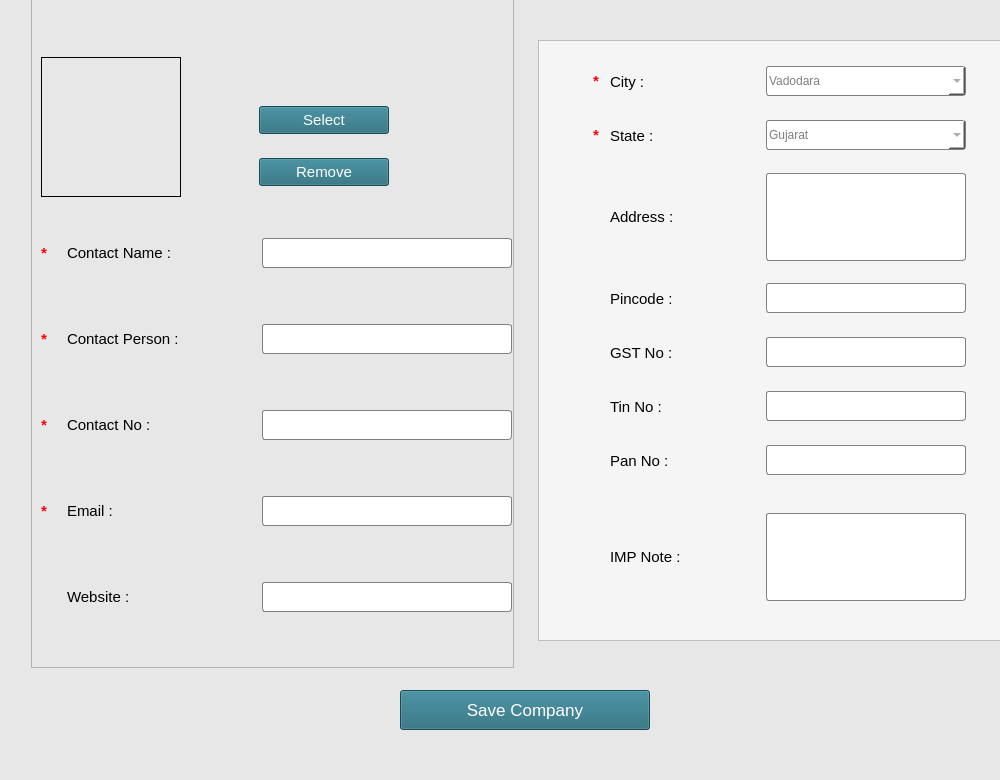
<?xml version="1.0" encoding="UTF-8"?>
<ui version="4.0">
 <class>MainWindow</class>
 <widget class="QMainWindow" name="MainWindow">
  <property name="geometry">
   <rect>
    <x>0</x>
    <y>0</y>
    <width>1000</width>
    <height>780</height>
   </rect>
  </property>
  <property name="minimumSize">
   <size>
    <width>1000</width>
    <height>780</height>
   </size>
  </property>
  <property name="maximumSize">
   <size>
    <width>1000</width>
    <height>780</height>
   </size>
  </property>
  <property name="windowTitle">
   <string>Add New Customer</string>
  </property>
  <property name="styleSheet">
   <string notr="true">background-color: rgb(231, 231, 231);</string>
  </property>
  <widget class="QWidget" name="centralwidget">
   <widget class="QPushButton" name="pushButton_5">
    <property name="geometry">
     <rect>
      <x>400</x>
      <y>690</y>
      <width>250</width>
      <height>40</height>
     </rect>
    </property>
    <property name="font">
     <font>
      <pointsize>13</pointsize>
     </font>
    </property>
    <property name="styleSheet">
     <string notr="true">background-color: rgb(33, 103, 120);
color:white;</string>
    </property>
    <property name="text">
     <string>Save Company</string>
    </property>
   </widget>
   <widget class="QWidget" name="formLayoutWidget_3">
    <property name="geometry">
     <rect>
      <x>538</x>
      <y>40</y>
      <width>483</width>
      <height>611</height>
     </rect>
    </property>
    <layout class="QGridLayout" name="gridLayout_3">
     <property name="bottomMargin">
      <number>10</number>
     </property>
     <property name="verticalSpacing">
      <number>10</number>
     </property>
     <item row="0" column="0">
      <widget class="QFrame" name="frame_2">
       <property name="styleSheet">
        <string notr="true">background-color: whitesmoke;</string>
       </property>
       <property name="frameShape">
        <enum>QFrame::StyledPanel</enum>
       </property>
       <property name="frameShadow">
        <enum>QFrame::Raised</enum>
       </property>
       <layout class="QGridLayout" name="gridLayout_2">
        <item row="0" column="0">
         <layout class="QVBoxLayout" name="verticalLayout_4">
          <item>
           <layout class="QHBoxLayout" name="horizontalLayout_3">
            <property name="bottomMargin">
             <number>15</number>
            </property>
            <item>
             <widget class="QLabel" name="label_25">
              <property name="minimumSize">
               <size>
                <width>11</width>
                <height>30</height>
               </size>
              </property>
              <property name="maximumSize">
               <size>
                <width>11</width>
                <height>30</height>
               </size>
              </property>
              <property name="font">
               <font>
                <pointsize>11</pointsize>
                <weight>75</weight>
                <bold>true</bold>
               </font>
              </property>
              <property name="styleSheet">
               <string notr="true">color:red;</string>
              </property>
              <property name="text">
               <string>*</string>
              </property>
             </widget>
            </item>
            <item>
             <widget class="QLabel" name="label_4">
              <property name="minimumSize">
               <size>
                <width>150</width>
                <height>33</height>
               </size>
              </property>
              <property name="maximumSize">
               <size>
                <width>150</width>
                <height>33</height>
               </size>
              </property>
              <property name="font">
               <font>
                <pointsize>11</pointsize>
               </font>
              </property>
              <property name="text">
               <string>City :</string>
              </property>
             </widget>
            </item>
            <item>
             <widget class="QComboBox" name="comboBox_2">
              <property name="minimumSize">
               <size>
                <width>200</width>
                <height>30</height>
               </size>
              </property>
              <property name="maximumSize">
               <size>
                <width>200</width>
                <height>30</height>
               </size>
              </property>
              <property name="font">
               <font>
                <pointsize>11</pointsize>
               </font>
              </property>
              <property name="styleSheet">
               <string notr="true">border-radius:3px;
border:1px solid gray;
background-color:white;
color:gray;
</string>
              </property>
              <property name="editable">
               <bool>true</bool>
              </property>
              <property name="minimumContentsLength">
               <number>11</number>
              </property>
              <item>
               <property name="text">
                <string>Vadodara</string>
               </property>
              </item>
              <item>
               <property name="text">
                <string>Ahmedabad</string>
               </property>
              </item>
              <item>
               <property name="text">
                <string>Surat</string>
               </property>
              </item>
              <item>
               <property name="text">
                <string>Rajkot</string>
               </property>
              </item>
             </widget>
            </item>
           </layout>
          </item>
          <item>
           <layout class="QHBoxLayout" name="horizontalLayout_4">
            <property name="bottomMargin">
             <number>15</number>
            </property>
            <item>
             <widget class="QLabel" name="label_26">
              <property name="minimumSize">
               <size>
                <width>11</width>
                <height>30</height>
               </size>
              </property>
              <property name="maximumSize">
               <size>
                <width>11</width>
                <height>30</height>
               </size>
              </property>
              <property name="font">
               <font>
                <pointsize>11</pointsize>
                <weight>75</weight>
                <bold>true</bold>
               </font>
              </property>
              <property name="styleSheet">
               <string notr="true">color:red;</string>
              </property>
              <property name="text">
               <string>*</string>
              </property>
             </widget>
            </item>
            <item>
             <widget class="QLabel" name="label_5">
              <property name="minimumSize">
               <size>
                <width>150</width>
                <height>33</height>
               </size>
              </property>
              <property name="maximumSize">
               <size>
                <width>150</width>
                <height>33</height>
               </size>
              </property>
              <property name="font">
               <font>
                <pointsize>11</pointsize>
               </font>
              </property>
              <property name="text">
               <string>State :</string>
              </property>
             </widget>
            </item>
            <item>
             <widget class="QComboBox" name="comboBox_3">
              <property name="minimumSize">
               <size>
                <width>200</width>
                <height>30</height>
               </size>
              </property>
              <property name="maximumSize">
               <size>
                <width>200</width>
                <height>30</height>
               </size>
              </property>
              <property name="font">
               <font>
                <pointsize>11</pointsize>
               </font>
              </property>
              <property name="styleSheet">
               <string notr="true">border-radius:3px;
border:1px solid gray;
background-color:white;
color:gray;
</string>
              </property>
              <property name="editable">
               <bool>true</bool>
              </property>
              <item>
               <property name="text">
                <string>Gujarat</string>
               </property>
              </item>
              <item>
               <property name="text">
                <string>Maharashtra</string>
               </property>
              </item>
              <item>
               <property name="text">
                <string>Rajasthan</string>
               </property>
              </item>
             </widget>
            </item>
           </layout>
          </item>
          <item>
           <layout class="QHBoxLayout" name="horizontalLayout_21">
            <property name="bottomMargin">
             <number>15</number>
            </property>
            <item>
             <widget class="QLabel" name="label_30">
              <property name="enabled">
               <bool>true</bool>
              </property>
              <property name="minimumSize">
               <size>
                <width>11</width>
                <height>30</height>
               </size>
              </property>
              <property name="maximumSize">
               <size>
                <width>11</width>
                <height>30</height>
               </size>
              </property>
              <property name="font">
               <font>
                <pointsize>11</pointsize>
                <weight>75</weight>
                <bold>true</bold>
               </font>
              </property>
              <property name="styleSheet">
               <string notr="true">color:red;</string>
              </property>
              <property name="text">
               <string/>
              </property>
             </widget>
            </item>
            <item>
             <widget class="QLabel" name="label_7">
              <property name="minimumSize">
               <size>
                <width>150</width>
                <height>33</height>
               </size>
              </property>
              <property name="maximumSize">
               <size>
                <width>150</width>
                <height>33</height>
               </size>
              </property>
              <property name="font">
               <font>
                <pointsize>11</pointsize>
               </font>
              </property>
              <property name="text">
               <string>Address :</string>
              </property>
             </widget>
            </item>
            <item>
             <widget class="QTextEdit" name="textEdit_2">
              <property name="minimumSize">
               <size>
                <width>200</width>
                <height>30</height>
               </size>
              </property>
              <property name="maximumSize">
               <size>
                <width>200</width>
                <height>88</height>
               </size>
              </property>
              <property name="font">
               <font>
                <pointsize>11</pointsize>
               </font>
              </property>
              <property name="styleSheet">
               <string notr="true">border-radius:3px;
border:1px solid gray;
background-color:white;
color:gray;</string>
              </property>
             </widget>
            </item>
           </layout>
          </item>
          <item>
           <layout class="QHBoxLayout" name="horizontalLayout_5">
            <property name="bottomMargin">
             <number>15</number>
            </property>
            <item>
             <widget class="QLabel" name="label_36">
              <property name="enabled">
               <bool>true</bool>
              </property>
              <property name="minimumSize">
               <size>
                <width>11</width>
                <height>30</height>
               </size>
              </property>
              <property name="maximumSize">
               <size>
                <width>11</width>
                <height>30</height>
               </size>
              </property>
              <property name="font">
               <font>
                <pointsize>11</pointsize>
                <weight>75</weight>
                <bold>true</bold>
               </font>
              </property>
              <property name="styleSheet">
               <string notr="true">color:red;</string>
              </property>
              <property name="text">
               <string/>
              </property>
             </widget>
            </item>
            <item>
             <widget class="QLabel" name="label_9">
              <property name="minimumSize">
               <size>
                <width>150</width>
                <height>33</height>
               </size>
              </property>
              <property name="maximumSize">
               <size>
                <width>150</width>
                <height>33</height>
               </size>
              </property>
              <property name="font">
               <font>
                <pointsize>11</pointsize>
               </font>
              </property>
              <property name="text">
               <string>Pincode :</string>
              </property>
             </widget>
            </item>
            <item>
             <widget class="QLineEdit" name="lineEdit_2">
              <property name="minimumSize">
               <size>
                <width>200</width>
                <height>30</height>
               </size>
              </property>
              <property name="maximumSize">
               <size>
                <width>200</width>
                <height>30</height>
               </size>
              </property>
              <property name="font">
               <font>
                <pointsize>11</pointsize>
               </font>
              </property>
              <property name="styleSheet">
               <string notr="true">border-radius:3px;
border:1px solid gray;
background-color:white;
color:gray;
</string>
              </property>
             </widget>
            </item>
           </layout>
          </item>
          <item>
           <layout class="QHBoxLayout" name="horizontalLayout_15">
            <property name="bottomMargin">
             <number>15</number>
            </property>
            <item>
             <widget class="QLabel" name="label_37">
              <property name="enabled">
               <bool>true</bool>
              </property>
              <property name="minimumSize">
               <size>
                <width>11</width>
                <height>30</height>
               </size>
              </property>
              <property name="maximumSize">
               <size>
                <width>11</width>
                <height>30</height>
               </size>
              </property>
              <property name="font">
               <font>
                <pointsize>11</pointsize>
                <weight>75</weight>
                <bold>true</bold>
               </font>
              </property>
              <property name="styleSheet">
               <string notr="true">color:red;</string>
              </property>
              <property name="text">
               <string/>
              </property>
             </widget>
            </item>
            <item>
             <widget class="QLabel" name="label_20">
              <property name="minimumSize">
               <size>
                <width>150</width>
                <height>33</height>
               </size>
              </property>
              <property name="maximumSize">
               <size>
                <width>150</width>
                <height>33</height>
               </size>
              </property>
              <property name="font">
               <font>
                <pointsize>11</pointsize>
               </font>
              </property>
              <property name="text">
               <string>GST No :</string>
              </property>
             </widget>
            </item>
            <item>
             <widget class="QLineEdit" name="lineEdit_7">
              <property name="minimumSize">
               <size>
                <width>200</width>
                <height>30</height>
               </size>
              </property>
              <property name="maximumSize">
               <size>
                <width>200</width>
                <height>30</height>
               </size>
              </property>
              <property name="font">
               <font>
                <pointsize>11</pointsize>
               </font>
              </property>
              <property name="styleSheet">
               <string notr="true">border-radius:3px;
border:1px solid gray;
background-color:white;
color:gray;</string>
              </property>
             </widget>
            </item>
           </layout>
          </item>
          <item>
           <layout class="QHBoxLayout" name="horizontalLayout_22">
            <property name="bottomMargin">
             <number>15</number>
            </property>
            <item>
             <widget class="QLabel" name="label_38">
              <property name="enabled">
               <bool>true</bool>
              </property>
              <property name="minimumSize">
               <size>
                <width>11</width>
                <height>30</height>
               </size>
              </property>
              <property name="maximumSize">
               <size>
                <width>11</width>
                <height>30</height>
               </size>
              </property>
              <property name="font">
               <font>
                <pointsize>11</pointsize>
                <weight>75</weight>
                <bold>true</bold>
               </font>
              </property>
              <property name="styleSheet">
               <string notr="true">color:red;</string>
              </property>
              <property name="text">
               <string/>
              </property>
             </widget>
            </item>
            <item>
             <widget class="QLabel" name="label_28">
              <property name="minimumSize">
               <size>
                <width>150</width>
                <height>33</height>
               </size>
              </property>
              <property name="maximumSize">
               <size>
                <width>150</width>
                <height>33</height>
               </size>
              </property>
              <property name="font">
               <font>
                <pointsize>11</pointsize>
               </font>
              </property>
              <property name="text">
               <string>Tin No :</string>
              </property>
             </widget>
            </item>
            <item>
             <widget class="QLineEdit" name="lineEdit_11">
              <property name="minimumSize">
               <size>
                <width>200</width>
                <height>30</height>
               </size>
              </property>
              <property name="maximumSize">
               <size>
                <width>200</width>
                <height>30</height>
               </size>
              </property>
              <property name="font">
               <font>
                <pointsize>11</pointsize>
               </font>
              </property>
              <property name="styleSheet">
               <string notr="true">border-radius:3px;
border:1px solid gray;
background-color:white;
color:gray;</string>
              </property>
             </widget>
            </item>
           </layout>
          </item>
          <item>
           <layout class="QHBoxLayout" name="horizontalLayout_12">
            <property name="bottomMargin">
             <number>15</number>
            </property>
            <item>
             <widget class="QLabel" name="label_39">
              <property name="enabled">
               <bool>true</bool>
              </property>
              <property name="minimumSize">
               <size>
                <width>11</width>
                <height>30</height>
               </size>
              </property>
              <property name="maximumSize">
               <size>
                <width>11</width>
                <height>30</height>
               </size>
              </property>
              <property name="font">
               <font>
                <pointsize>11</pointsize>
                <weight>75</weight>
                <bold>true</bold>
               </font>
              </property>
              <property name="styleSheet">
               <string notr="true">color:red;</string>
              </property>
              <property name="text">
               <string/>
              </property>
             </widget>
            </item>
            <item>
             <widget class="QLabel" name="label_14">
              <property name="minimumSize">
               <size>
                <width>150</width>
                <height>33</height>
               </size>
              </property>
              <property name="maximumSize">
               <size>
                <width>150</width>
                <height>33</height>
               </size>
              </property>
              <property name="font">
               <font>
                <pointsize>11</pointsize>
               </font>
              </property>
              <property name="text">
               <string>Pan No :</string>
              </property>
             </widget>
            </item>
            <item>
             <widget class="QLineEdit" name="lineEdit_6">
              <property name="minimumSize">
               <size>
                <width>200</width>
                <height>30</height>
               </size>
              </property>
              <property name="maximumSize">
               <size>
                <width>200</width>
                <height>30</height>
               </size>
              </property>
              <property name="font">
               <font>
                <pointsize>11</pointsize>
               </font>
              </property>
              <property name="styleSheet">
               <string notr="true">border-radius:3px;
border:1px solid gray;
background-color:white;
color:gray;</string>
              </property>
             </widget>
            </item>
           </layout>
          </item>
         </layout>
        </item>
        <item row="1" column="0">
         <layout class="QHBoxLayout" name="horizontalLayout_9">
          <property name="bottomMargin">
           <number>15</number>
          </property>
          <item>
           <widget class="QLabel" name="label_41">
            <property name="enabled">
             <bool>true</bool>
            </property>
            <property name="minimumSize">
             <size>
              <width>11</width>
              <height>30</height>
             </size>
            </property>
            <property name="maximumSize">
             <size>
              <width>11</width>
              <height>30</height>
             </size>
            </property>
            <property name="font">
             <font>
              <pointsize>11</pointsize>
              <weight>75</weight>
              <bold>true</bold>
             </font>
            </property>
            <property name="styleSheet">
             <string notr="true">color:red;</string>
            </property>
            <property name="text">
             <string/>
            </property>
           </widget>
          </item>
          <item>
           <widget class="QLabel" name="label_10">
            <property name="minimumSize">
             <size>
              <width>150</width>
              <height>33</height>
             </size>
            </property>
            <property name="maximumSize">
             <size>
              <width>150</width>
              <height>33</height>
             </size>
            </property>
            <property name="font">
             <font>
              <pointsize>11</pointsize>
             </font>
            </property>
            <property name="text">
             <string>IMP Note :</string>
            </property>
           </widget>
          </item>
          <item>
           <widget class="QTextEdit" name="textEdit_3">
            <property name="minimumSize">
             <size>
              <width>200</width>
              <height>88</height>
             </size>
            </property>
            <property name="maximumSize">
             <size>
              <width>200</width>
              <height>88</height>
             </size>
            </property>
            <property name="font">
             <font>
              <pointsize>11</pointsize>
             </font>
            </property>
            <property name="styleSheet">
             <string notr="true">border-radius:3px;
border:1px solid gray;
background-color:white;
color:gray;</string>
            </property>
           </widget>
          </item>
         </layout>
        </item>
       </layout>
      </widget>
     </item>
    </layout>
   </widget>
   <widget class="QFrame" name="frame">
    <property name="geometry">
     <rect>
      <x>31</x>
      <y>-9</y>
      <width>483</width>
      <height>677</height>
     </rect>
    </property>
    <property name="font">
     <font>
      <pointsize>11</pointsize>
     </font>
    </property>
    <property name="styleSheet">
     <string notr="true"/>
    </property>
    <property name="frameShape">
     <enum>QFrame::StyledPanel</enum>
    </property>
    <property name="frameShadow">
     <enum>QFrame::Raised</enum>
    </property>
    <layout class="QGridLayout" name="gridLayout">
     <item row="0" column="0">
      <layout class="QVBoxLayout" name="verticalLayout">
       <property name="spacing">
        <number>15</number>
       </property>
       <item>
        <layout class="QHBoxLayout" name="horizontalLayout_17">
         <property name="topMargin">
          <number>15</number>
         </property>
         <property name="bottomMargin">
          <number>15</number>
         </property>
        </layout>
       </item>
       <item>
        <layout class="QHBoxLayout" name="horizontalLayout_18">
         <item>
          <widget class="QLabel" name="label_32">
           <property name="minimumSize">
            <size>
             <width>140</width>
             <height>140</height>
            </size>
           </property>
           <property name="maximumSize">
            <size>
             <width>140</width>
             <height>140</height>
            </size>
           </property>
           <property name="font">
            <font>
             <pointsize>10</pointsize>
            </font>
           </property>
           <property name="styleSheet">
            <string notr="true">border:1px solid black;</string>
           </property>
           <property name="text">
            <string/>
           </property>
           <property name="pixmap">
            <pixmap resource="../add_new_comp.qrc">:/sample/hba.jpg</pixmap>
           </property>
           <property name="scaledContents">
            <bool>true</bool>
           </property>
          </widget>
         </item>
         <item>
          <spacer name="horizontalSpacer_4">
           <property name="orientation">
            <enum>Qt::Horizontal</enum>
           </property>
           <property name="sizeType">
            <enum>QSizePolicy::Fixed</enum>
           </property>
           <property name="sizeHint" stdset="0">
            <size>
             <width>63</width>
             <height>20</height>
            </size>
           </property>
          </spacer>
         </item>
         <item>
          <layout class="QVBoxLayout" name="verticalLayout_5">
           <item>
            <spacer name="verticalSpacer_2">
             <property name="orientation">
              <enum>Qt::Vertical</enum>
             </property>
             <property name="sizeType">
              <enum>QSizePolicy::Fixed</enum>
             </property>
             <property name="sizeHint" stdset="0">
              <size>
               <width>20</width>
               <height>40</height>
              </size>
             </property>
            </spacer>
           </item>
           <item>
            <widget class="QPushButton" name="pushButton_6">
             <property name="minimumSize">
              <size>
               <width>130</width>
               <height>28</height>
              </size>
             </property>
             <property name="maximumSize">
              <size>
               <width>130</width>
               <height>28</height>
              </size>
             </property>
             <property name="font">
              <font>
               <pointsize>11</pointsize>
              </font>
             </property>
             <property name="styleSheet">
              <string notr="true">background-color: rgb(33, 103, 120);
color:white;</string>
             </property>
             <property name="text">
              <string>Select</string>
             </property>
            </widget>
           </item>
           <item>
            <widget class="QPushButton" name="pushButton_7">
             <property name="minimumSize">
              <size>
               <width>130</width>
               <height>28</height>
              </size>
             </property>
             <property name="maximumSize">
              <size>
               <width>130</width>
               <height>28</height>
              </size>
             </property>
             <property name="font">
              <font>
               <pointsize>11</pointsize>
              </font>
             </property>
             <property name="styleSheet">
              <string notr="true">background-color: rgb(33, 103, 120);
color:white;</string>
             </property>
             <property name="text">
              <string>Remove</string>
             </property>
            </widget>
           </item>
          </layout>
         </item>
         <item>
          <spacer name="horizontalSpacer_3">
           <property name="orientation">
            <enum>Qt::Horizontal</enum>
           </property>
           <property name="sizeHint" stdset="0">
            <size>
             <width>40</width>
             <height>20</height>
            </size>
           </property>
          </spacer>
         </item>
        </layout>
       </item>
       <item>
        <layout class="QHBoxLayout" name="horizontalLayout_23">
         <property name="bottomMargin">
          <number>15</number>
         </property>
         <item>
          <widget class="QLabel" name="label_35">
           <property name="minimumSize">
            <size>
             <width>11</width>
             <height>30</height>
            </size>
           </property>
           <property name="maximumSize">
            <size>
             <width>11</width>
             <height>30</height>
            </size>
           </property>
           <property name="font">
            <font>
             <pointsize>11</pointsize>
             <weight>75</weight>
             <bold>true</bold>
            </font>
           </property>
           <property name="styleSheet">
            <string notr="true">color:red;</string>
           </property>
           <property name="text">
            <string>*</string>
           </property>
          </widget>
         </item>
         <item>
          <widget class="QLabel" name="label_40">
           <property name="minimumSize">
            <size>
             <width>180</width>
             <height>22</height>
            </size>
           </property>
           <property name="maximumSize">
            <size>
             <width>180</width>
             <height>16777215</height>
            </size>
           </property>
           <property name="font">
            <font>
             <pointsize>11</pointsize>
            </font>
           </property>
           <property name="text">
            <string>Contact Name :</string>
           </property>
          </widget>
         </item>
         <item>
          <widget class="QLineEdit" name="lineEdit_12">
           <property name="sizePolicy">
            <sizepolicy hsizetype="Fixed" vsizetype="Fixed">
             <horstretch>0</horstretch>
             <verstretch>0</verstretch>
            </sizepolicy>
           </property>
           <property name="minimumSize">
            <size>
             <width>250</width>
             <height>30</height>
            </size>
           </property>
           <property name="maximumSize">
            <size>
             <width>250</width>
             <height>30</height>
            </size>
           </property>
           <property name="font">
            <font>
             <pointsize>11</pointsize>
            </font>
           </property>
           <property name="styleSheet">
            <string notr="true">border-radius:3px;
border:1px solid gray;
background-color:white;
color:gray;
</string>
           </property>
          </widget>
         </item>
        </layout>
       </item>
       <item>
        <layout class="QHBoxLayout" name="horizontalLayout_16">
         <property name="bottomMargin">
          <number>15</number>
         </property>
         <item>
          <widget class="QLabel" name="label_24">
           <property name="minimumSize">
            <size>
             <width>11</width>
             <height>30</height>
            </size>
           </property>
           <property name="maximumSize">
            <size>
             <width>11</width>
             <height>30</height>
            </size>
           </property>
           <property name="font">
            <font>
             <pointsize>11</pointsize>
             <weight>75</weight>
             <bold>true</bold>
            </font>
           </property>
           <property name="styleSheet">
            <string notr="true">color:red;</string>
           </property>
           <property name="text">
            <string>*</string>
           </property>
          </widget>
         </item>
         <item>
          <widget class="QLabel" name="label_21">
           <property name="minimumSize">
            <size>
             <width>180</width>
             <height>22</height>
            </size>
           </property>
           <property name="maximumSize">
            <size>
             <width>180</width>
             <height>16777215</height>
            </size>
           </property>
           <property name="font">
            <font>
             <pointsize>11</pointsize>
            </font>
           </property>
           <property name="text">
            <string>Contact Person :</string>
           </property>
          </widget>
         </item>
         <item>
          <widget class="QLineEdit" name="lineEdit_8">
           <property name="sizePolicy">
            <sizepolicy hsizetype="Fixed" vsizetype="Fixed">
             <horstretch>0</horstretch>
             <verstretch>0</verstretch>
            </sizepolicy>
           </property>
           <property name="minimumSize">
            <size>
             <width>250</width>
             <height>30</height>
            </size>
           </property>
           <property name="maximumSize">
            <size>
             <width>250</width>
             <height>30</height>
            </size>
           </property>
           <property name="font">
            <font>
             <pointsize>11</pointsize>
            </font>
           </property>
           <property name="styleSheet">
            <string notr="true">border-radius:3px;
border:1px solid gray;
background-color:white;
color:gray;
</string>
           </property>
          </widget>
         </item>
        </layout>
       </item>
       <item>
        <layout class="QHBoxLayout" name="horizontalLayout_19">
         <property name="bottomMargin">
          <number>15</number>
         </property>
         <item>
          <widget class="QLabel" name="label_31">
           <property name="minimumSize">
            <size>
             <width>11</width>
             <height>30</height>
            </size>
           </property>
           <property name="maximumSize">
            <size>
             <width>11</width>
             <height>30</height>
            </size>
           </property>
           <property name="font">
            <font>
             <pointsize>11</pointsize>
             <weight>75</weight>
             <bold>true</bold>
            </font>
           </property>
           <property name="styleSheet">
            <string notr="true">color:red;</string>
           </property>
           <property name="text">
            <string>*</string>
           </property>
          </widget>
         </item>
         <item>
          <widget class="QLabel" name="label_23">
           <property name="minimumSize">
            <size>
             <width>180</width>
             <height>22</height>
            </size>
           </property>
           <property name="maximumSize">
            <size>
             <width>180</width>
             <height>16777215</height>
            </size>
           </property>
           <property name="font">
            <font>
             <pointsize>11</pointsize>
            </font>
           </property>
           <property name="text">
            <string>Contact No :</string>
           </property>
          </widget>
         </item>
         <item>
          <widget class="QLineEdit" name="lineEdit_9">
           <property name="sizePolicy">
            <sizepolicy hsizetype="Fixed" vsizetype="Fixed">
             <horstretch>0</horstretch>
             <verstretch>0</verstretch>
            </sizepolicy>
           </property>
           <property name="minimumSize">
            <size>
             <width>250</width>
             <height>30</height>
            </size>
           </property>
           <property name="maximumSize">
            <size>
             <width>250</width>
             <height>30</height>
            </size>
           </property>
           <property name="font">
            <font>
             <pointsize>11</pointsize>
            </font>
           </property>
           <property name="styleSheet">
            <string notr="true">border-radius:3px;
border:1px solid gray;
background-color:white;
color:gray;
</string>
           </property>
          </widget>
         </item>
        </layout>
       </item>
       <item>
        <layout class="QHBoxLayout" name="horizontalLayout_20">
         <property name="bottomMargin">
          <number>15</number>
         </property>
         <item>
          <widget class="QLabel" name="label_33">
           <property name="minimumSize">
            <size>
             <width>11</width>
             <height>30</height>
            </size>
           </property>
           <property name="maximumSize">
            <size>
             <width>11</width>
             <height>30</height>
            </size>
           </property>
           <property name="font">
            <font>
             <pointsize>11</pointsize>
             <weight>75</weight>
             <bold>true</bold>
            </font>
           </property>
           <property name="styleSheet">
            <string notr="true">color:red;</string>
           </property>
           <property name="text">
            <string>*</string>
           </property>
          </widget>
         </item>
         <item>
          <widget class="QLabel" name="label_34">
           <property name="minimumSize">
            <size>
             <width>180</width>
             <height>22</height>
            </size>
           </property>
           <property name="maximumSize">
            <size>
             <width>180</width>
             <height>16777215</height>
            </size>
           </property>
           <property name="font">
            <font>
             <pointsize>11</pointsize>
            </font>
           </property>
           <property name="text">
            <string>Email :</string>
           </property>
          </widget>
         </item>
         <item>
          <widget class="QLineEdit" name="lineEdit_10">
           <property name="sizePolicy">
            <sizepolicy hsizetype="Fixed" vsizetype="Fixed">
             <horstretch>0</horstretch>
             <verstretch>0</verstretch>
            </sizepolicy>
           </property>
           <property name="minimumSize">
            <size>
             <width>250</width>
             <height>30</height>
            </size>
           </property>
           <property name="maximumSize">
            <size>
             <width>250</width>
             <height>30</height>
            </size>
           </property>
           <property name="font">
            <font>
             <pointsize>11</pointsize>
            </font>
           </property>
           <property name="styleSheet">
            <string notr="true">border-radius:3px;
border:1px solid gray;
background-color:white;
color:gray;
</string>
           </property>
          </widget>
         </item>
        </layout>
       </item>
       <item>
        <layout class="QHBoxLayout" name="horizontalLayout_6">
         <property name="bottomMargin">
          <number>15</number>
         </property>
         <item>
          <widget class="QLabel" name="label_27">
           <property name="minimumSize">
            <size>
             <width>11</width>
             <height>30</height>
            </size>
           </property>
           <property name="maximumSize">
            <size>
             <width>11</width>
             <height>30</height>
            </size>
           </property>
           <property name="font">
            <font>
             <pointsize>11</pointsize>
             <weight>75</weight>
             <bold>true</bold>
            </font>
           </property>
           <property name="styleSheet">
            <string notr="true">color:red;</string>
           </property>
           <property name="text">
            <string/>
           </property>
          </widget>
         </item>
         <item>
          <widget class="QLabel" name="label_8">
           <property name="minimumSize">
            <size>
             <width>180</width>
             <height>22</height>
            </size>
           </property>
           <property name="maximumSize">
            <size>
             <width>180</width>
             <height>16777215</height>
            </size>
           </property>
           <property name="font">
            <font>
             <pointsize>11</pointsize>
            </font>
           </property>
           <property name="text">
            <string>Website :</string>
           </property>
          </widget>
         </item>
         <item>
          <widget class="QLineEdit" name="lineEdit_3">
           <property name="sizePolicy">
            <sizepolicy hsizetype="Fixed" vsizetype="Fixed">
             <horstretch>0</horstretch>
             <verstretch>0</verstretch>
            </sizepolicy>
           </property>
           <property name="minimumSize">
            <size>
             <width>250</width>
             <height>30</height>
            </size>
           </property>
           <property name="maximumSize">
            <size>
             <width>250</width>
             <height>30</height>
            </size>
           </property>
           <property name="font">
            <font>
             <pointsize>11</pointsize>
            </font>
           </property>
           <property name="styleSheet">
            <string notr="true">border-radius:3px;
border:1px solid gray;
background-color:white;
color:gray;
</string>
           </property>
          </widget>
         </item>
        </layout>
       </item>
      </layout>
     </item>
    </layout>
   </widget>
  </widget>
  <widget class="QMenuBar" name="menubar">
   <property name="geometry">
    <rect>
     <x>0</x>
     <y>0</y>
     <width>1000</width>
     <height>26</height>
    </rect>
   </property>
  </widget>
  <widget class="QStatusBar" name="statusbar">
   <property name="styleSheet">
    <string notr="true"/>
   </property>
  </widget>
 </widget>
 <resources>
  <include location="../add_new_comp.qrc"/>
 </resources>
 <connections/>
</ui>
